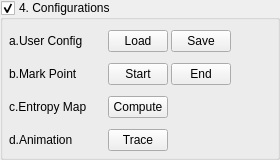
          <widget class="QGroupBox" name="groupBoxConfigurations">
           <property name="minimumSize">
            <size>
             <width>0</width>
             <height>160</height>
            </size>
           </property>
           <property name="maximumSize">
            <size>
             <width>16777215</width>
             <height>160</height>
            </size>
           </property>
           <property name="title">
            <string>4. Configurations</string>
           </property>
           <property name="checkable">
            <bool>true</bool>
           </property>
           <layout class="QVBoxLayout" name="verticalLayoutConfigurations">
            <property name="spacing">
             <number>6</number>
            </property>
            <property name="margin">
             <number>6</number>
            </property>
            <item>
             <widget class="QWidget" name="widgetLoadSave" native="true">
              <property name="minimumSize">
               <size>
                <width>0</width>
                <height>30</height>
               </size>
              </property>
              <property name="maximumSize">
               <size>
                <width>16777215</width>
                <height>30</height>
               </size>
              </property>
              <layout class="QHBoxLayout" name="horizontalLayoutLoadSave">
               <property name="spacing">
                <number>3</number>
               </property>
               <property name="margin">
                <number>0</number>
               </property>
               <item>
                <widget class="QLabel" name="labelUserConfig">
                 <property name="minimumSize">
                  <size>
                   <width>96</width>
                   <height>0</height>
                  </size>
                 </property>
                 <property name="maximumSize">
                  <size>
                   <width>96</width>
                   <height>16777215</height>
                  </size>
                 </property>
                 <property name="text">
                  <string>a.User Config</string>
                 </property>
                 <property name="alignment">
                  <set>Qt::AlignLeading|Qt::AlignLeft|Qt::AlignVCenter</set>
                 </property>
                </widget>
               </item>
               <item>
                <widget class="QPushButton" name="pushButtonLoad">
                 <property name="minimumSize">
                  <size>
                   <width>60</width>
                   <height>0</height>
                  </size>
                 </property>
                 <property name="maximumSize">
                  <size>
                   <width>60</width>
                   <height>16777215</height>
                  </size>
                 </property>
                 <property name="text">
                  <string>Load</string>
                 </property>
                </widget>
               </item>
               <item>
                <widget class="QPushButton" name="pushButtonSave">
                 <property name="minimumSize">
                  <size>
                   <width>60</width>
                   <height>0</height>
                  </size>
                 </property>
                 <property name="maximumSize">
                  <size>
                   <width>60</width>
                   <height>16777215</height>
                  </size>
                 </property>
                 <property name="text">
                  <string>Save</string>
                 </property>
                </widget>
               </item>
               <item>
                <spacer name="horizontalSpacerLoadSave">
                 <property name="orientation">
                  <enum>Qt::Horizontal</enum>
                 </property>
                 <property name="sizeHint" stdset="0">
                  <size>
                   <width>40</width>
                   <height>20</height>
                  </size>
                 </property>
                </spacer>
               </item>
              </layout>
              <zorder>pushButtonLoad</zorder>
              <zorder>pushButtonSave</zorder>
              <zorder>labelUserConfig</zorder>
              <zorder>horizontalSpacerLoadSave</zorder>
             </widget>
            </item>
            <item>
             <widget class="QWidget" name="widgetStartEnd" native="true">
              <property name="minimumSize">
               <size>
                <width>0</width>
                <height>30</height>
               </size>
              </property>
              <property name="maximumSize">
               <size>
                <width>16777215</width>
                <height>30</height>
               </size>
              </property>
              <layout class="QHBoxLayout" name="horizontalLayout">
               <property name="spacing">
                <number>3</number>
               </property>
               <property name="margin">
                <number>0</number>
               </property>
               <item>
                <widget class="QLabel" name="labelMarkPoint">
                 <property name="minimumSize">
                  <size>
                   <width>96</width>
                   <height>0</height>
                  </size>
                 </property>
                 <property name="maximumSize">
                  <size>
                   <width>96</width>
                   <height>16777215</height>
                  </size>
                 </property>
                 <property name="text">
                  <string>b.Mark Point</string>
                 </property>
                 <property name="alignment">
                  <set>Qt::AlignLeading|Qt::AlignLeft|Qt::AlignVCenter</set>
                 </property>
                </widget>
               </item>
               <item>
                <widget class="QPushButton" name="pushButtonStart">
                 <property name="minimumSize">
                  <size>
                   <width>60</width>
                   <height>0</height>
                  </size>
                 </property>
                 <property name="maximumSize">
                  <size>
                   <width>60</width>
                   <height>16777215</height>
                  </size>
                 </property>
                 <property name="text">
                  <string>Start</string>
                 </property>
                </widget>
               </item>
               <item>
                <widget class="QPushButton" name="pushButtonEnd">
                 <property name="minimumSize">
                  <size>
                   <width>60</width>
                   <height>0</height>
                  </size>
                 </property>
                 <property name="maximumSize">
                  <size>
                   <width>60</width>
                   <height>16777215</height>
                  </size>
                 </property>
                 <property name="text">
                  <string>End</string>
                 </property>
                </widget>
               </item>
               <item>
                <spacer name="horizontalSpacerStartEnd">
                 <property name="orientation">
                  <enum>Qt::Horizontal</enum>
                 </property>
                 <property name="sizeHint" stdset="0">
                  <size>
                   <width>40</width>
                   <height>20</height>
                  </size>
                 </property>
                </spacer>
               </item>
              </layout>
             </widget>
            </item>
            <item>
             <widget class="QWidget" name="widgetComputeTrace" native="true">
              <property name="minimumSize">
               <size>
                <width>0</width>
                <height>30</height>
               </size>
              </property>
              <property name="maximumSize">
               <size>
                <width>16777215</width>
                <height>30</height>
               </size>
              </property>
              <layout class="QHBoxLayout" name="horizontalLayoutComputeTrace">
               <property name="spacing">
                <number>3</number>
               </property>
               <property name="margin">
                <number>0</number>
               </property>
               <item>
                <widget class="QLabel" name="labelEntropyMap">
                 <property name="minimumSize">
                  <size>
                   <width>96</width>
                   <height>0</height>
                  </size>
                 </property>
                 <property name="maximumSize">
                  <size>
                   <width>96</width>
                   <height>16777215</height>
                  </size>
                 </property>
                 <property name="text">
                  <string>c.Entropy Map</string>
                 </property>
                 <property name="alignment">
                  <set>Qt::AlignLeading|Qt::AlignLeft|Qt::AlignVCenter</set>
                 </property>
                </widget>
               </item>
               <item>
                <widget class="QPushButton" name="pushButtonCompute">
                 <property name="minimumSize">
                  <size>
                   <width>60</width>
                   <height>0</height>
                  </size>
                 </property>
                 <property name="maximumSize">
                  <size>
                   <width>60</width>
                   <height>16777215</height>
                  </size>
                 </property>
                 <property name="text">
                  <string>Compute</string>
                 </property>
                </widget>
               </item>
               <item>
                <spacer name="horizontalSpacerComputeTrace">
                 <property name="orientation">
                  <enum>Qt::Horizontal</enum>
                 </property>
                 <property name="sizeHint" stdset="0">
                  <size>
                   <width>40</width>
                   <height>20</height>
                  </size>
                 </property>
                </spacer>
               </item>
              </layout>
             </widget>
            </item>
            <item>
             <widget class="QWidget" name="widgetAnimation" native="true">
              <property name="minimumSize">
               <size>
                <width>0</width>
                <height>30</height>
               </size>
              </property>
              <property name="maximumSize">
               <size>
                <width>16777215</width>
                <height>30</height>
               </size>
              </property>
              <layout class="QHBoxLayout" name="horizontalLayoutAnimation">
               <property name="spacing">
                <number>3</number>
               </property>
               <property name="margin">
                <number>0</number>
               </property>
               <item>
                <widget class="QLabel" name="labelAnimation">
                 <property name="minimumSize">
                  <size>
                   <width>96</width>
                   <height>0</height>
                  </size>
                 </property>
                 <property name="maximumSize">
                  <size>
                   <width>96</width>
                   <height>16777215</height>
                  </size>
                 </property>
                 <property name="text">
                  <string>d.Animation</string>
                 </property>
                 <property name="alignment">
                  <set>Qt::AlignLeading|Qt::AlignLeft|Qt::AlignVCenter</set>
                 </property>
                </widget>
               </item>
               <item>
                <widget class="QPushButton" name="pushButtonTrace">
                 <property name="minimumSize">
                  <size>
                   <width>60</width>
                   <height>0</height>
                  </size>
                 </property>
                 <property name="maximumSize">
                  <size>
                   <width>60</width>
                   <height>16777215</height>
                  </size>
                 </property>
                 <property name="text">
                  <string>Trace</string>
                 </property>
                </widget>
               </item>
               <item>
                <spacer name="horizontalSpacer">
                 <property name="orientation">
                  <enum>Qt::Horizontal</enum>
                 </property>
                 <property name="sizeHint" stdset="0">
                  <size>
                   <width>40</width>
                   <height>20</height>
                  </size>
                 </property>
                </spacer>
               </item>
              </layout>
             </widget>
            </item>
           </layout>
          </widget>
